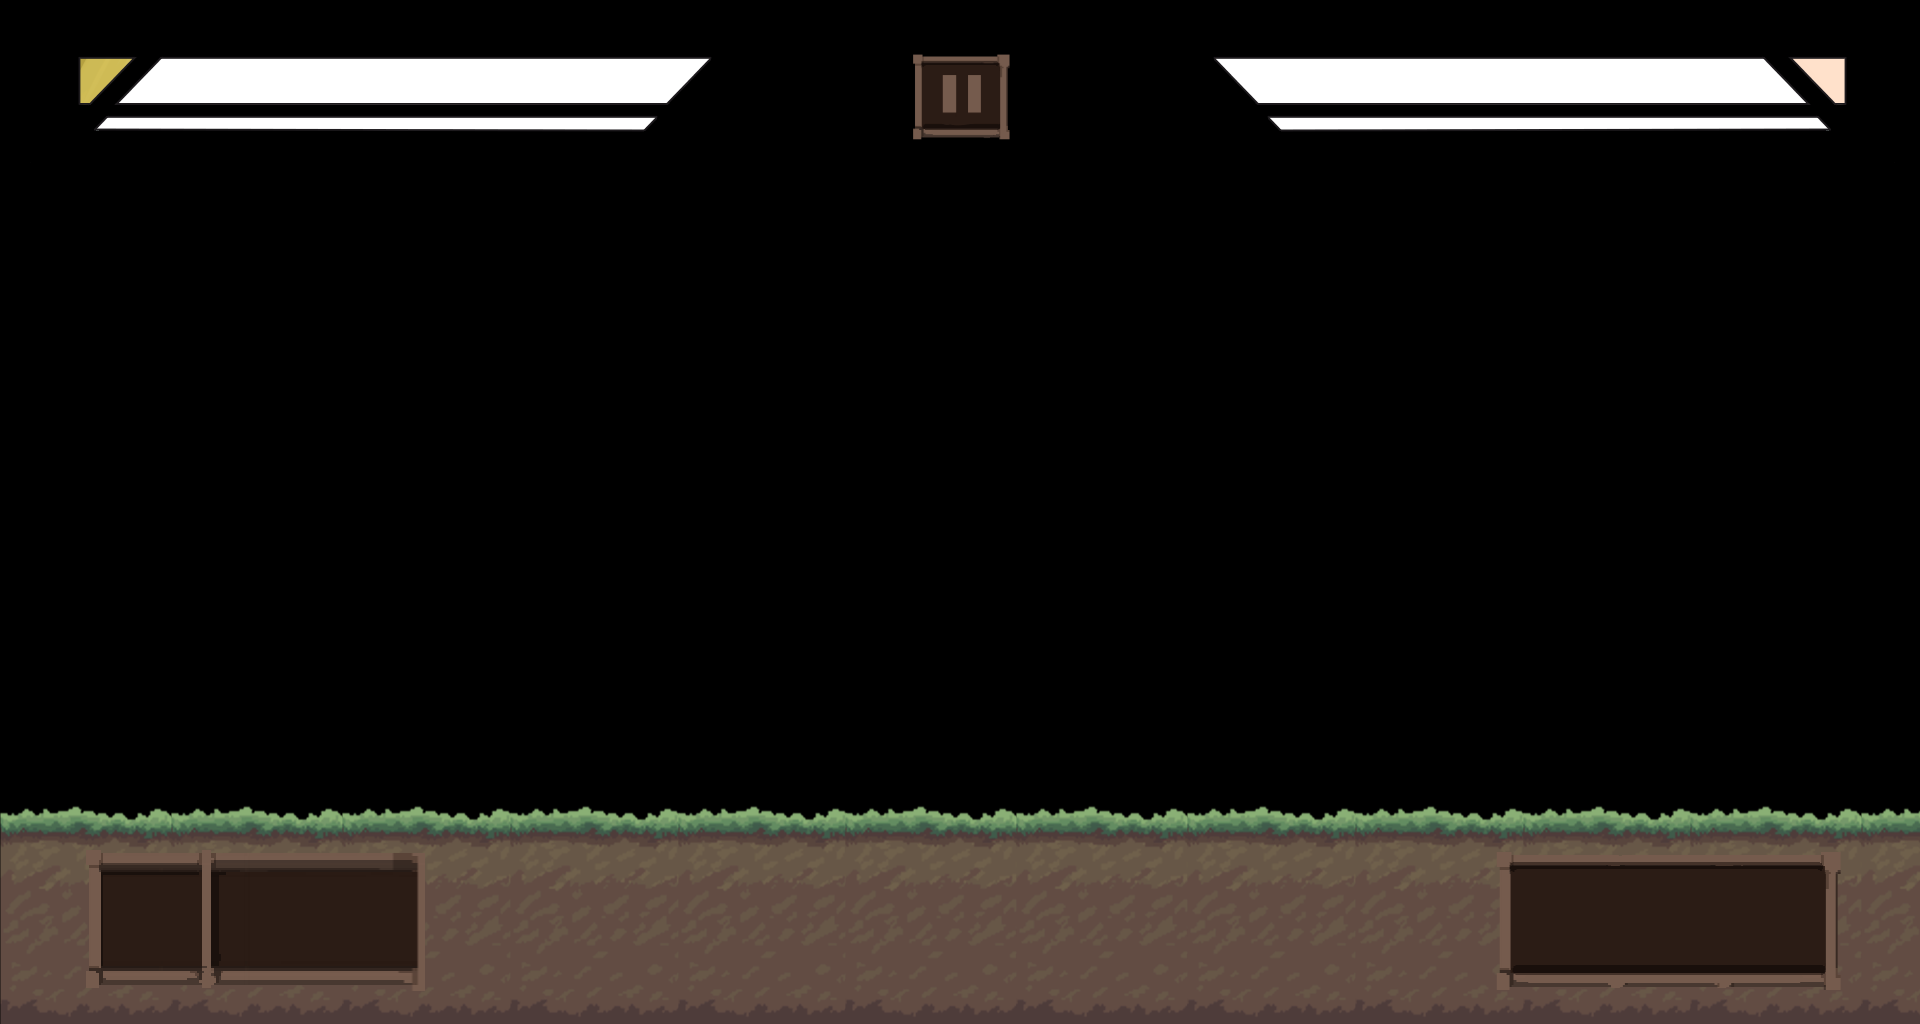

This is a level from a 2D game, rendered from its Tiled map with the project's own tilesets. A one-line summary and the map file follow, with tile-layer data summarised:
An orthogonal 60x32 tile map with 32x32 px tiles, 1 tile layer (Tile Layer 1).

<map version="1.10" tiledversion="1.11.0" orientation="orthogonal" renderorder="right-down" width="60" height="32" tilewidth="32" tileheight="32" infinite="0" nextlayerid="2" nextobjectid="1">
 <tileset firstgid="1" name="nonbg-stats-end" tilewidth="32" tileheight="32" tilecount="1920" columns="60">
  <image source="../../Battle/nonbg-stats-end.png" width="1920" height="1024" />
 </tileset>
 <layer id="1" name="Tile Layer 1" width="60" height="32">
  <data>[1920 cells, 1920 non-empty, 1920 distinct tile ids]</data>
 </layer>
</map>
